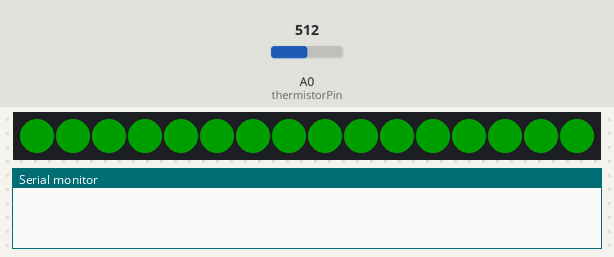
Bench run of a sketch on a simulated Arduino Uno, built with avr-gcc and run on an emulated ATmega328P. Parts: 16 RGB LEDs in strip order, left to right, the last lines printed to the serial monitor. The inputs (shaded band) are chosen by the test bench; at power-on: A0 (thermistorPin) = 512. Dim RGB values are drawn brighter than linear.

Above: at 1.0 s.
1.3 s: A0 (thermistorPin) set to 716
At 2.4 s:
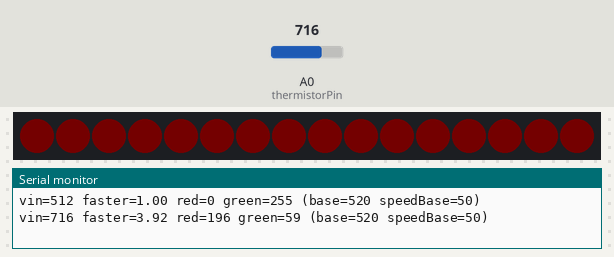
4.3 s: A0 (thermistorPin) set to 511
At 4.9 s:
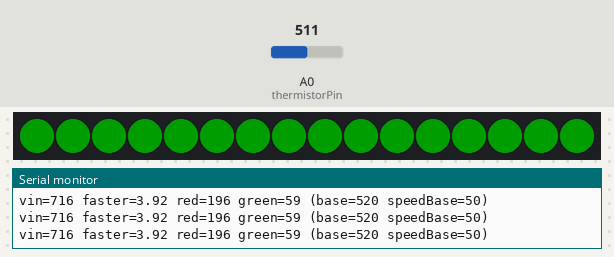
5.8 s: A0 (thermistorPin) set to 900
At 6.42 s:
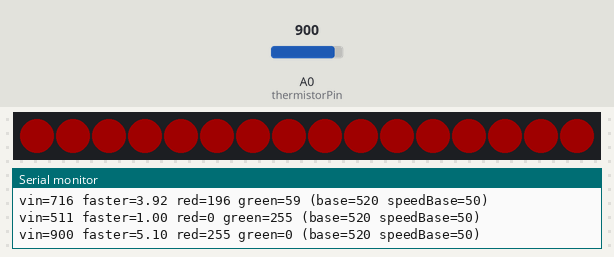
Timing chart, 0 to 8.8 s (numbered marks = the images above; inputs shaded):
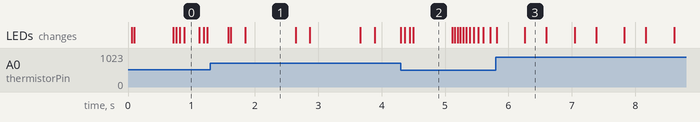

Measured:
- after the input at 1.3 s, the LEDs: change after 0.28 s (image 1)
- after the input at 4.3 s, the LEDs: first change at once (image 2 shows a later state)
- after the input at 5.8 s, the LEDs: first differ from a run without the input after 0.46 s (image 3)
- what the display in image 1 shows lasts 0.8 s, from 1.8 s to 2.6 s

The sketch:

Lab5_Serial.ino
```cpp
#include <Adafruit_NeoPixel.h>

// 建立燈條(燈環)物件, 參數為：共16顆LED, 資料線接在Pin6
Adafruit_NeoPixel strip = Adafruit_NeoPixel(16, 6);

const int thermistorPin = A0;     // 熱敏電阻接在 A0

void setup() {
  Serial.begin(9600);              // 初始化 Serial 物件並設定 9600bps
  strip.begin();                  // 將燈條物件初始化, 並設為全暗
  strip.setBrightness(32);        // 將整體亮度降為 1/8
  strip.show();                   // 讓燈條顯示出所設定的狀態
}

void loop() {
  coaster(520, 50); // 顯示熱感杯墊, 開始變化的熱度520, 熱度每多50速度加一倍
}

// 熱感杯墊, 參數：開始變化的熱度、熱度每加多少則速度加一倍
void coaster(int base, int speedBase) {
  float red, green, faster;
  while (true) {
    int vin = analogRead(thermistorPin);  // 讀取熱敏電阻的感測值
    red = constrain(vin - base, 0, 255);  // 計算紅色的亮度(必須介於 0~255)
    faster = red / speedBase;             // 計算呼吸加速率
    if (faster <= 1) faster = 1;          // 加速率不得小於 1
    green = (255 - red);                  // 綠色亮度 = 255 - 紅色亮度

    static unsigned long serialTimer = millis();  // 宣告靜態的計時器變數
    if(millis() - serialTimer > 1000) {   // 每秒顯示一次
      serialTimer = millis();             // 重設計時器
      Serial.println(String("vin=") +vin+ " faster=" +faster+ " red=" +(int)red+ " green=" +(int)green+
                    " (base=" +base+ " speedBase=" +speedBase+ ")");
    }

    // 使用自訂的myMillis(速度)來計算呼吸燈的亮度,
    //     再對映到紅、綠的亮度, 藍的亮度固定為 0
    float bright = (exp(sin(myMillis(faster)/2000.0*PI))-0.36787944)*108.0;
    bright = bright / 255;     // 先除 255, 然後下一行再乘以指定的 3 原色值
    showAll(bright*red, bright*green, 0);
  }
}

// 依照指定的速度(faster) 調整 millis() 的傳回值, 並將調整值傳回
unsigned long myMillis(float faster) {
  static unsigned long lastMs = millis();  // 儲存最近一次讀取的 millis() 值
  static unsigned long myMs = 0;           // 儲存要傳回的毫秒值
  static float sum = 0;                    // 儲存要傳回的增量值

  unsigned long ms = millis();  // 讀取 millis() 毫秒值
  if(ms != lastMs) {            // 如果距上次計算增量已超過1ms, 就重新計算
    sum += faster*(ms-lastMs);  // 計算增量值sum(=sum + faster*已過多少毫秒)
    lastMs = ms;                // 記錄最後一次計算增量的時間 (毫秒值)

    // 由於sum為float型別, 只有6位有效數字, 因此要避免加到太大, 否則會出錯
    if(sum > 1000) {  // 當 sum 大於 1000 時
      myMs += sum;    // 將 sum 轉為長整數加到 myMs 中
      sum = 0;        // 再將 sum 歸 0  (以避免 sum 加到太大)
    }
  }
  return myMs + sum;  // 傳回 (毫秒值+增量值)
}

// 點亮所有 LED, 並顯示出來
void showAll(int r, int g, int b) {
  for (int i = 0; i < strip.numPixels(); i++) {
    strip.setPixelColor(i, r, g, b);
  }
  strip.show();    // 讓燈條顯示出來
}
```
